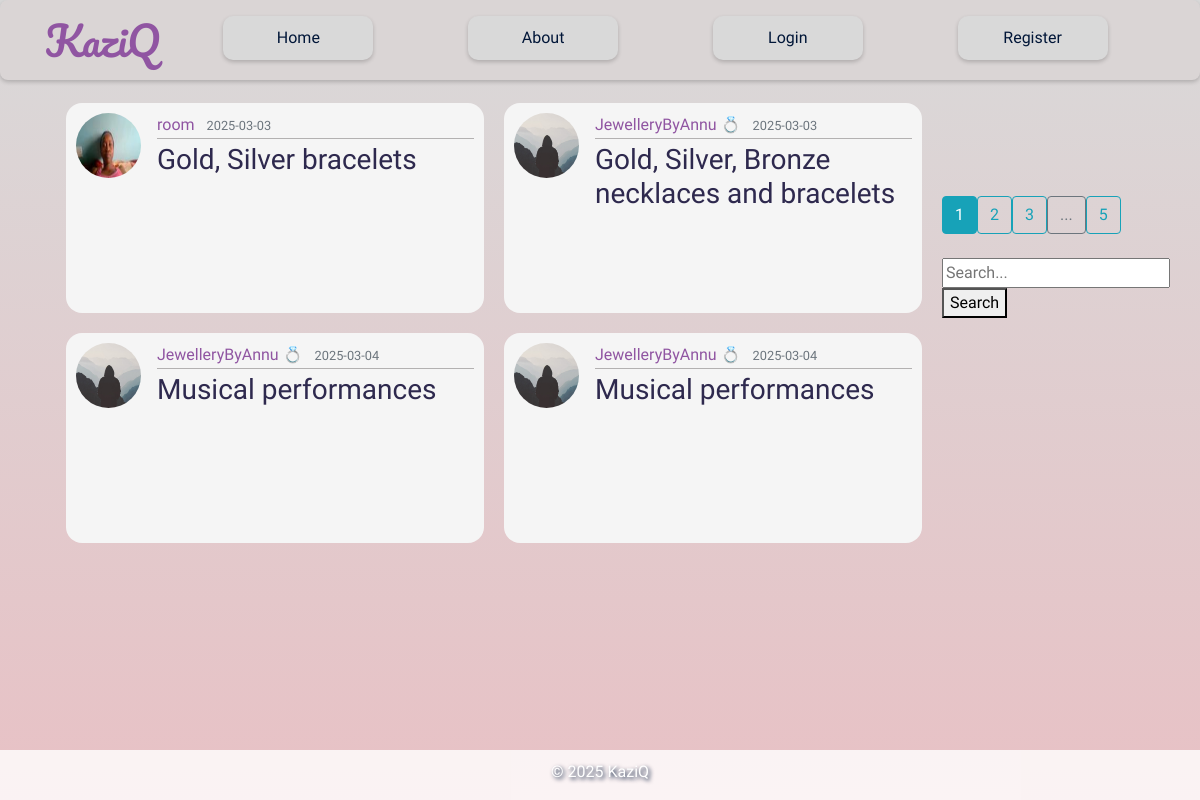
The page / on the database its author committed.
### flaskblog/models.py (models this page shows, shortened)
class Post(db.Model):
    id = db.Column(db.Integer, primary_key=True)
    title = db.Column(db.String(100), nullable=False)
    date_posted = db.Column(db.DateTime, nullable=False, default=datetime.utcnow)
    content = db.Column(db.Text, nullable=False)
    user_id = db.Column(db.Integer, db.ForeignKey('user.id'), nullable=False)
    image_file = db.Column(db.String(20), nullable=True)
    cart_items = db.relationship('CartItem', backref='post', lazy=True)

class User(db.Model, UserMixin):
    id = db.Column(db.Integer, primary_key=True)
    username = db.Column(db.String(20), unique=True, nullable=False)
    email = db.Column(db.String(120), unique=True, nullable=False)
    image_file = db.Column(db.String(20), nullable=False, default='default.jpg')
    password = db.Column(db.String(60), nullable=False)
    posts = db.relationship('Post', backref='author', lazy=True)

### flaskblog/routes.py (the view)
@app.route('/home')
@app.route('/')
def home():
    page = request.args.get('page', 1, type=int)
    posts = Post.query.order_by(Post.date_posted.asc()).paginate(page=page, per_page=4)
    return render_template('home.html', posts=posts, title='Home')

### flaskblog/__init__.py (called while the page is built)
@app.context_processor
def inject_min_max():
    return dict(min=min, max=max)

### flaskblog/templates/home.html (shortened to what this page needs)
{% extends 'layout.html' %}
{% block content %}
    {% for post in posts.items%}
      <article class="media content-section">
        <img class="rounded-circle article-img" src="{{ url_for('static', filename='profile_pics/' + post.author.image_file) }}">
          <div class="media-body">
            <div class="article-metadata">
              <a class="mr-2" href="{{url_for('user_posts', username=post.author.username)}}">{{ post.author.username }}</a>
              <small class="text-muted">{{ post.date_posted.strftime('%Y-%m-%d') }}</small>
            </div>
            <h3><a class="article-title" href="{{ url_for('post', post_id=post.id)}}">{{ post.title }}</a></h3>
            <div class="post-image">
            </div>
          </div>
      </article>
    {% endfor %}
{% endblock %}
{% block sidebar %}
    <div class="pagination">
      {% for page_num in posts.iter_pages(left_edge=1, left_current=1, right_edge=1, right_current=2) %}
        {% if page_num %}
          {% if posts.page == page_num %}
            <a class="btn btn-info mb-4" href="{{ url_for('home', page=page_num) }}">{{ page_num }}</a>
          {% else %}
            <a class="btn btn-outline-info mb-4" href="{{ url_for('home', page=page_num) }}">{{ page_num }}</a>
          {% endif %}
        {% else %}
          <span class="btn btn-outline-secondary mb-4">...</span>
        {% endif %}
      {% endfor %}
  </div>
  <div class="search">
    <form action="{{ url_for('search') }}" method="GET" class="search-form">
      <input type="text" name="query" placeholder="Search..." required>
      <button type="submit">Search</button>
    </form>
  </div>
{% endblock %}

### flaskblog/templates/layout.html (shortened to what this page needs)
<!DOCTYPE html>
<html lang="en">
<head>
    <link rel="stylesheet" href="https://cdn.jsdelivr.net/npm/bootstrap@4.3.1/dist/css/bootstrap.min.css">
    <link rel="stylesheet" type="text/css" href="{{ url_for('static', filename='main.css') }}">
</head>
<body>
    <header class="site-header">
        <nav class="navbar navbar-expand-md" id="navbar">
            <div class="container">
                <a class="navbar-brand" href="/">KaziQ</a>
                <div class="collapse navbar-collapse" id="navbarToggle">
                    <div class="navbar-nav mr-auto" id="navbar-nav">
                        <a class="nav-item nav-link" href="{{url_for('home')}}">Home</a>
                        <a class="nav-item nav-link" href="{{url_for('about')}}">About</a>
                        {% if current_user.is_authenticated %}
                        <a class="nav-item nav-link" href="{{url_for('new_post')}}">New Post</a>
                        <a class="nav-item nav-link" href="{{url_for('account')}}">Account</a>
                        <a class="nav-item nav-link" href="{{url_for('logout')}}">Logout</a>
                        <img src="{{ url_for('static', filename='profile_pics/' + current_user.image_file) }}" alt="Profile" class="rounded-circle account-img">
                        {% else %}
                            <a class="nav-item nav-link" href="{{url_for('login')}}">Login</a>
                            <a class="nav-item nav-link" href="{{url_for('register')}}">Register</a>
                        {% endif %}
                    </div>
                </div>
            </div>
        </nav>
    </header>
    <main role="main" class="container mt-5 pt-5">
        <div class="row">
            <div class="content-container">
                <div class="body-content">
                    <div class="actual-content">
                        {% block content %}{% endblock %}
                    </div>
                    <div class="sidebar">
                        {% block sidebar %}{% endblock %}
                    </div>
                </div>
            </div>
        </div>
    </main>
    <footer>
        <div class="footer-container">
            <div class="footer">
                <p>&copy; 2025 KaziQ</p>
            </div>
        </div>
    </footer>
</body>
</html>

### flaskblog/static/main.css (style rules this page uses)
body { background-image: linear-gradient(to bottom, #D9D9D9, #E8C1C5); background-repeat: no-repeat; background-position:center; background-attachment: fixed; font-family: "Itim", cursive; font-weight: 400; font-style: normal; color: #011638; margin:0; }
h1, h2, h3, h4, h5, h6 { color: #444444; }
.site-header .navbar-nav .nav-link { color:#011638; background-color:#D9D9D9; border-radius:10px; text-align:center; padding:10px 25px; transition: background-color 0.3s; box-shadow: 0 2px 4px 0 rgba(0,0,0,0.2); }
#navbar { background-color:#dad5d5; width: 100%; height: 80px; border-radius:8px; box-shadow: 0 2px 4px 0 rgba(0,0,0,0.2); margin-top: 0; display:flex; justify-content:center; align-items:center; }
#navbar-nav { width:100%; display:flex; justify-content:space-around; align-items:end; margin-top:-5px; }
.navbar-nav { margin:0; width:100%; display:flex; justify-content:space-around; }
.navbar-brand { font-family: "Pacifico", cursive; font-weight: 400; font-style: normal; color: #9055A2; font-size:2.5rem; }
.nav-item { font-family: "Itim", cursive; font-weight: 400; font-style: normal; color: #011638; width:150px; text-align:center; }
.body-content { display:flex; justify-content:center; align-items:start; flex-direction:row; padding-left:2.25em; }
.navbar, .navbar-collapse { filter: none; pointer-events: auto; z-index: 1050; }
.content-section { background: whitesmoke; padding: 10px 30px; border: none; border-radius: 1em; height:600px; }
.actual-content { border: none; border-radius:1em; display: grid; gap: 20px; grid-template-columns: repeat(2, 1fr); height:100%; width:100%; margin:-73px 0 20px 0; }
.article-title { color: #2E294E; }
.article-img { height: 65px; width: 65px; margin-right: 16px; }
.article-metadata { padding-bottom: 1px; margin-bottom: 4px; border-bottom: 1px solid #b3b1b1; }
.article-metadata a { color: #9055A2; }
.media { width:418px; height:210px; padding:10px; }
footer { display:flex; justify-content:center; align-items:end; background-color: rgba(255, 255, 255, 0.8); width:100%; height: 50px; color:#ffffff; font-size:1rem; position:fixed; bottom:0; text-shadow: 2px 2px 4px #011638; }
.post-image { width:100%; height:120px; border-radius:1em; display:flex; justify-content:center; align-items:center; }
.sidebar { width: 200px; padding: 20px; border-radius:1em; }

### rows shown on the page
Post: image_file (picture), author.username "room", date_posted "2025-03-03", title "Gold, Silver bracelets"
Post: image_file (placeholder picture), author.username "JewelleryByAnnu 💍", date_posted "2025-03-03", title "Gold, Silver, Bronze necklaces and bracelets"
Post: image_file (placeholder picture), author.username "JewelleryByAnnu 💍", date_posted "2025-03-04", title "Musical performances"
Post: image_file (placeholder picture), author.username "JewelleryByAnnu 💍", date_posted "2025-03-04", title "Musical performances"

### other values the page prints
{{ page_num }} "1"
{{ page_num }} "2" "3" "5"
